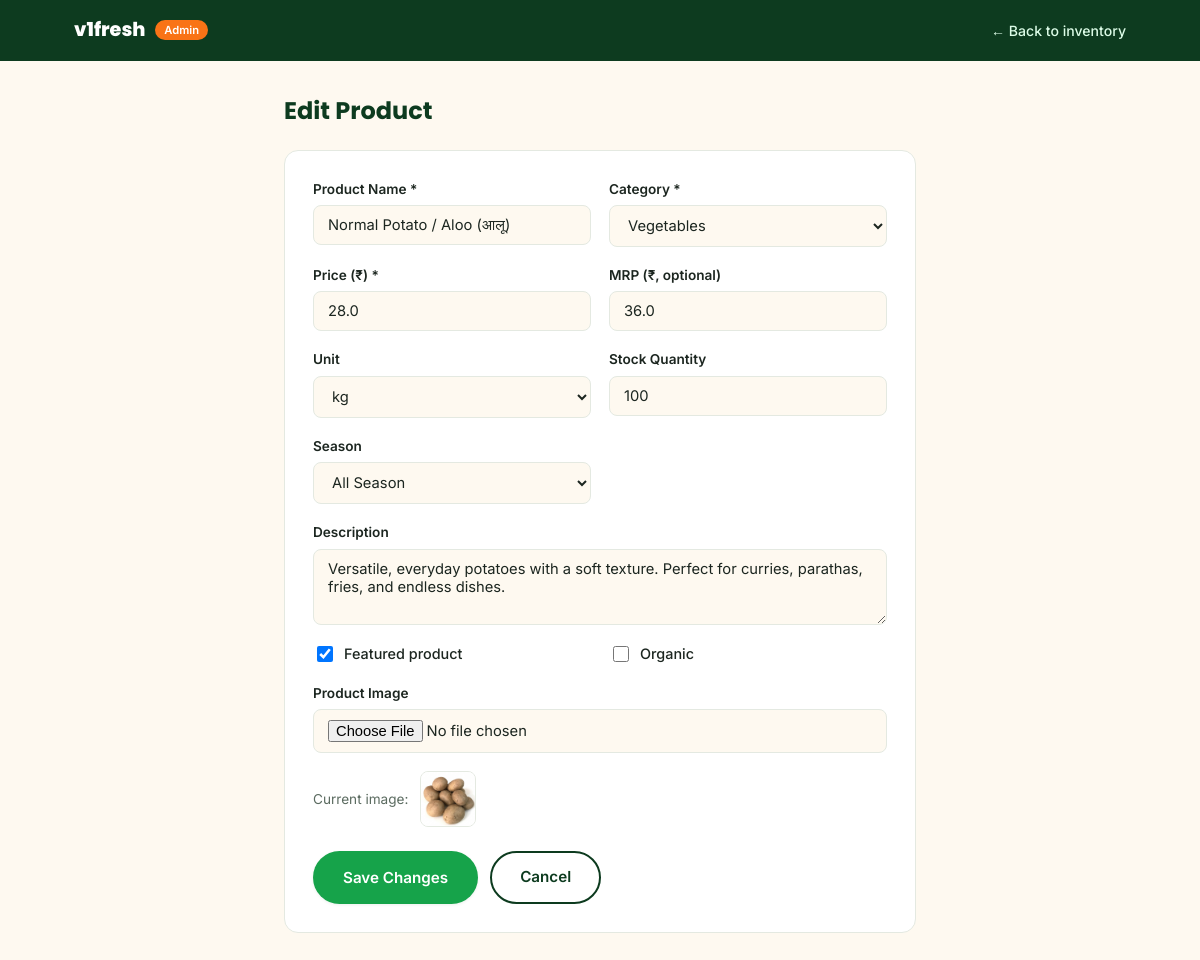
/admin/product/111/edit (signed in), run on the app's committed database.
### models.py (models this page shows, shortened)
class Product(db.Model):
    __tablename__ = "products"
    id = db.Column(db.Integer, primary_key=True)
    name = db.Column(db.String(120), nullable=False)
    slug = db.Column(db.String(120), unique=True, nullable=False)
    category_id = db.Column(db.Integer, db.ForeignKey("categories.id"), nullable=False)
    price = db.Column(db.Float, nullable=False)           # current selling price
    mrp = db.Column(db.Float, nullable=True)               # original/strike-through price
    unit = db.Column(db.String(30), nullable=False, default="kg")  # kg, dozen, piece, bunch, gram
    image = db.Column(db.String(255), nullable=False, default="")
    description = db.Column(db.Text, nullable=True)
    stock = db.Column(db.Integer, nullable=False, default=100)
    is_featured = db.Column(db.Boolean, default=False)
    is_organic = db.Column(db.Boolean, default=False)
    season = db.Column(db.String(20), nullable=False, default="all-season")  # winter, summer, monsoon, all-season
    rating = db.Column(db.Float, default=4.5)
    created_at = db.Column(db.DateTime, default=datetime.utcnow)

### routes/admin.py (the view, shortened to what this page needs)
@admin_bp.route("/product/<int:product_id>/edit", methods=["GET", "POST"])
def edit_product(product_id):
    product = Product.query.get_or_404(product_id)
    categories = Category.query.order_by(Category.sort_order).all()
    return render_template("admin/product_form.html", categories=categories, product=product, mode="edit")

### routes/admin.py (called while the page is built)
@admin_bp.before_request
def _require_admin_login():
    if request.endpoint in ("admin.login", "admin.logout"):
        return None
    if not session.get("is_admin"):
        session["admin_next"] = request.full_path if request.query_string else request.path
        return redirect(url_for("admin.login"))
    return None

### templates/admin/product_form.html (shortened to what this page needs)
<!DOCTYPE html>
<html lang="en">
<head>
    <link rel="stylesheet" href="{{ url_for('static', filename='css/style.css', v='20260714') }}">
    <link rel="stylesheet" href="{{ url_for('static', filename='css/admin.css', v='20260714') }}">
</head>
<body class="admin-body">
    <header class="admin-topbar">
        <div class="admin-topbar-inner">
            <span class="admin-brand"><span class="brand-mark">v1</span><span class="brand-rest">fresh</span> <span class="admin-tag">Admin</span></span>
            <a href="{{ url_for('admin.products') }}" class="admin-back-link">← Back to inventory</a>
        </div>
    </header>
    <main class="admin-main admin-main-narrow">
        <h1>{{ "Edit Product" if mode == "edit" else "Add New Product" }}</h1>
        <form class="admin-form" method="post" enctype="multipart/form-data">
            <div class="admin-form-grid">
                <label class="admin-field">
                    <span>Product Name *</span>
                    <input type="text" name="name" required value="{{ product.name if product else '' }}">
                </label>
                <label class="admin-field">
                    <span>Category *</span>
                    <select name="category_id" required>
                        {% for cat in categories %}
                        <option value="{{ cat.id }}" {{ "selected" if product and product.category_id == cat.id }}>{{ cat.name }}</option>
                        {% endfor %}
                    </select>
                </label>
                <label class="admin-field">
                    <span>Price (₹) *</span>
                    <input type="number" step="0.01" min="0" name="price" required value="{{ product.price if product else '' }}">
                </label>
                <label class="admin-field">
                    <span>MRP (₹, optional)</span>
                    <input type="number" step="0.01" min="0" name="mrp" value="{{ product.mrp if product and product.mrp else '' }}">
                </label>
                <label class="admin-field">
                    <span>Unit</span>
                    <select name="unit">
                        {% for u in ["kg", "gram", "dozen", "piece", "bunch", "litre", "pack"] %}
                        <option value="{{ u }}" {{ "selected" if product and product.unit == u }}>{{ u }}</option>
                        {% endfor %}
                    </select>
                </label>
                <label class="admin-field">
                    <span>Stock Quantity</span>
                    <input type="number" min="0" name="stock" value="{{ product.stock if product else 0 }}">
                </label>
                <label class="admin-field">
                    <span>Season</span>
                    <select name="season">
                        {% for s in ["winter", "summer", "monsoon", "all-season"] %}
                        <option value="{{ s }}" {{ "selected" if product and product.season == s }}>{{ s.replace('-', ' ')|title }}</option>
                        {% endfor %}
                    </select>
                </label>
            </div>
            <label class="admin-field">
                <span>Description</span>
                <textarea name="description" rows="3">{{ product.description if product and product.description else '' }}</textarea>
            </label>
            <div class="admin-form-grid">
                <label class="admin-checkbox-field">
                    <input type="checkbox" name="is_featured" {{ "checked" if product and product.is_featured }}>
                    <span>Featured product</span>
                </label>
                <label class="admin-checkbox-field">
                    <input type="checkbox" name="is_organic" {{ "checked" if product and product.is_organic }}>
                    <span>Organic</span>
                </label>
            </div>
            <label class="admin-field">
                <span>Product Image {{ "" if mode == "edit" else "" }}</span>
                <input type="file" name="image_file" accept=".png,.jpg,.jpeg,.webp,.gif">
            </label>
            {% if product and product.image %}
            <div class="admin-current-image">
                <span>Current image:</span>
                <img src="{{ product.image }}" alt="{{ product.name }}">
            </div>
            {% endif %}
            <div class="admin-form-actions">
                <button type="submit" class="btn btn-primary">{{ "Save Changes" if mode == "edit" else "Add Product" }}</button>
                <a href="{{ url_for('admin.products') }}" class="btn btn-ghost">Cancel</a>
            </div>
        </form>
    </main>
</body>
</html>

### static/css/style.css (style rules this page uses)
:root { --green-50: #f0fdf4; --green-100: #dcfce7; --green-600: #16a34a; --green-650: #138f42; --green-700: #15803d; --green-900: #0d3b1f; --footer-navy: #0f172a; --cream: #fef9f0; --white: #ffffff; --ink: #1c2620; --ink-soft: #5b6b60; --border: #e4e9e1; --orange: #f97316; --orange-dark: #c2410c; --amber: #fbbf24; --red: #dc2626; --radius-sm: 8px; --radius-md: 14px; --radius-lg: 24px; --shadow-sm: 0 1px 3px rgba(13, 59, 31, 0.08); --shadow-md: 0 8px 24px rgba(13, 59, 31, 0.10); --shadow-lg: 0 16px 40px rgba(13, 59, 31, 0.14); --font-display: 'Poppins', sans-serif; --font-body: 'Inter', sans-serif; }
* { box-sizing: border-box; }
html { scroll-behavior: smooth; }
body { margin: 0; font-family: var(--font-body); color: var(--ink); background: var(--cream); line-height: 1.5; -webkit-font-smoothing: antialiased; }
h1, h2, h3, h4 { font-family: var(--font-display); color: var(--green-900); margin: 0 0 0.4em; line-height: 1.2; }
a { text-decoration: none; color: inherit; }
img { max-width: 100%; display: block; }
button { font-family: inherit; cursor: pointer; }
.btn { display: inline-flex; align-items: center; justify-content: center; gap: 8px; padding: 13px 28px; border-radius: 999px; font-weight: 600; font-size: 0.95rem; border: 2px solid transparent; transition: transform 0.15s ease, box-shadow 0.15s ease, background 0.15s ease; }
.btn-primary { background: var(--green-600); color: var(--white); box-shadow: var(--shadow-sm); }
.btn-ghost { background: transparent; border-color: var(--green-900); color: var(--green-900); }
.brand-mark { color: var(--white); }
.brand-rest { color: var(--white); }

### static/css/admin.css (style rules this page uses)
.admin-body { background: var(--cream); }
.admin-topbar { background: var(--green-900); padding: 16px 0; }
.admin-topbar-inner { max-width: 1100px; margin: 0 auto; padding: 0 24px; display: flex; justify-content: space-between; align-items: center; }
.admin-brand { font-family: var(--font-display); font-weight: 800; font-size: 1.2rem; color: var(--white); }
.admin-brand .brand-mark { color: var(--white); }
.admin-brand .brand-rest { color: var(--white); }
.admin-tag { font-family: var(--font-body); font-weight: 600; font-size: 0.7rem; background: var(--orange); color: var(--white); padding: 3px 9px; border-radius: 999px; margin-left: 6px; vertical-align: middle; }
.admin-back-link { color: var(--green-100); font-size: 0.88rem; font-weight: 500; }
.admin-main { max-width: 1100px; margin: 0 auto; padding: 36px 24px 60px; }
.admin-main-narrow { max-width: 680px; }
.admin-main h1 { font-size: 1.5rem; margin-bottom: 24px; }
.admin-form { background: var(--white); border: 1px solid var(--border); border-radius: var(--radius-md); padding: 28px; display: flex; flex-direction: column; gap: 18px; }
.admin-form-grid { display: grid; grid-template-columns: 1fr 1fr; gap: 18px; }
.admin-field { display: flex; flex-direction: column; gap: 6px; font-size: 0.85rem; font-weight: 600; color: var(--ink); }
.admin-field input, .admin-field select, .admin-field textarea { font-family: inherit; font-size: 0.92rem; font-weight: 400; padding: 10px 14px; border: 1.5px solid var(--border); border-radius: var(--radius-sm); background: var(--cream); color: var(--ink); }
.admin-checkbox-field { display: flex; align-items: center; gap: 8px; font-size: 0.9rem; font-weight: 500; color: var(--ink); }
.admin-checkbox-field input { width: 16px; height: 16px; }
.admin-current-image { display: flex; align-items: center; gap: 12px; font-size: 0.85rem; color: var(--ink-soft); }
.admin-current-image img { width: 56px; height: 56px; object-fit: cover; border-radius: var(--radius-sm); border: 1px solid var(--border); }
.admin-form-actions { display: flex; gap: 12px; margin-top: 6px; }

### data on the page
Product: name "Normal Potato / Aloo (आलू)", price "28.0", mrp "36.0", stock "100", description "Versatile, everyday potatoes with a soft texture. Perfect for curries, parathas, fries, and endless dishes.", image (picture)

### other printed values
{{ "Edit Product" if mode == "edit" else "Add New Product" }} "Edit Product"
{{ "Save Changes" if mode == "edit" else "Add Product" }} "Save Changes"
form field category_id "Vegetables"
form field unit "kg"
form field season "All Season"
